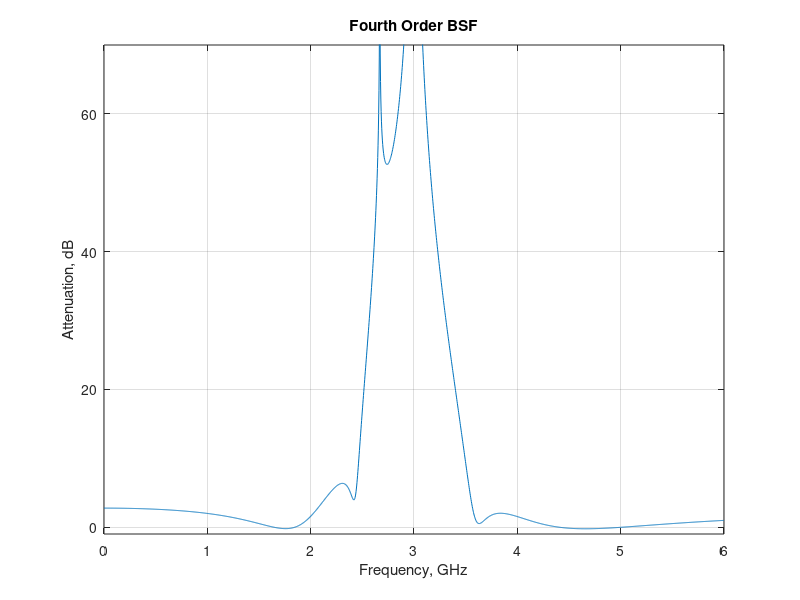

MATLAB code for this plot:
%  Solutions of <RF circuit design: Theory and Application>

%  Example P5.9

clc;
close all;

fH = 3.6*1e9;
fL = 2.5*1e9;
fc = sqrt(fH*fL);
f = fH;
fprintf('fc = %f GHz \n', fc/1e9);

epsilon = f/fc-fc/f;
omega = (fH-fL)/(epsilon*fc);
fprintf('omega(fc) = %f \n', omega);

g0 = 1;
g1 = 3.4389;
g2 = 0.7483;
g3 = 4.3471;
g4 = 0.5920;
g5 = 5.8095;

sqr_w = 4*pi^2*fc^2;
BW = 2*pi*(fH-fL);

L1 = BW*g1/sqr_w;
C1 = 1/(BW*g1);
C2 = BW*g2/sqr_w;
L2 = 1/(BW*g2);
L3 = BW*g3/sqr_w;
C3 = 1/(BW*g3);
C4 = BW*g2/sqr_w;
L4 = 1/(BW*g4);

f = 0;
for i = 1:2000
    omega = 2*pi*f;
    A0 = [1 g0; 0 1];
    A1 = [1 1i./(omega*C1-1./(omega*L1)); 0 1];
    A2 = [1 0; 1i./(omega*L2-1./(omega*C2)) 1];
    A3 = [1 1i./(omega*C3-1./(omega*L3)); 0 1];
    A4 = [1 0; 1i./(omega*L4-1./(omega*C4)) 1];
    A5 = [1 0; 1/g5 1];
    A = A0*A1*A2*A3*A4*A5;
    H(i) = 1/(1+g0/g5)./A(1);
    freq(i) = f;
    f = f+0.001*fc;
end

fig = figure;
plot(freq/1e9, -20*log10(abs(H))); grid on; axis([0 6 -1 70]);
xlabel('Frequency, GHz'); ylabel('Attenuation, dB'); title('Fourth Order BSF');
frame = getframe(fig);
img = frame2im(frame);
imwrite(img, 'P5_11.png');


